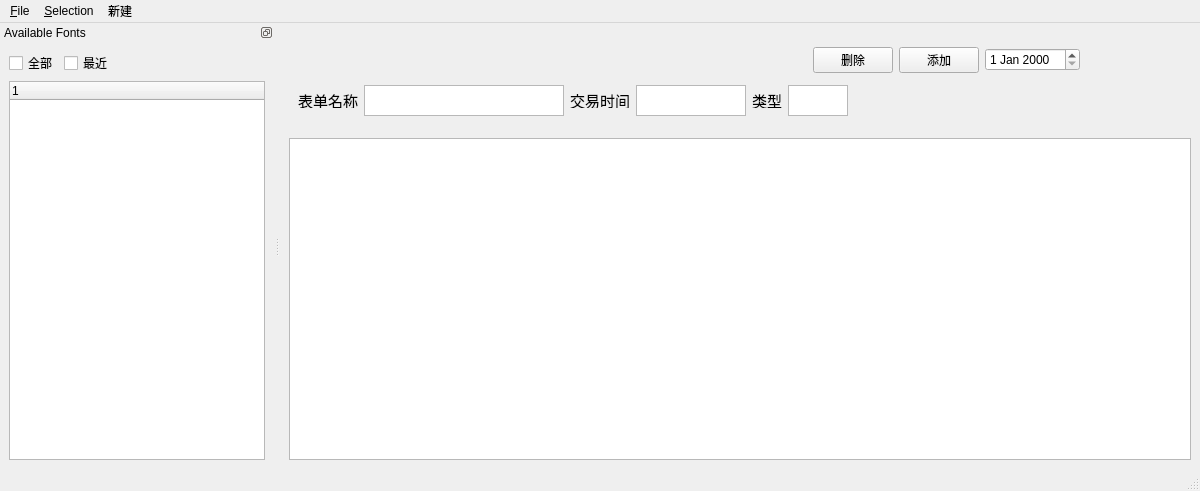
<?xml version="1.0" encoding="UTF-8"?>
<ui version="4.0">
 <class>MainWindowBase</class>
 <widget class="QMainWindow" name="MainWindowBase">
  <property name="geometry">
   <rect>
    <x>0</x>
    <y>0</y>
    <width>1200</width>
    <height>491</height>
   </rect>
  </property>
  <property name="windowTitle">
   <string>Font Sampler</string>
  </property>
  <widget class="QWidget" name="centralwidget">
   <layout class="QVBoxLayout" name="verticalLayout_3">
    <item>
     <widget class="QWidget" name="widget" native="true">
      <property name="maximumSize">
       <size>
        <width>800</width>
        <height>100</height>
       </size>
      </property>
      <layout class="QVBoxLayout" name="verticalLayout">
       <item>
        <layout class="QHBoxLayout" name="horizontalLayout">
         <item>
          <spacer name="horizontalSpacer_3">
           <property name="orientation">
            <enum>Qt::Horizontal</enum>
           </property>
           <property name="sizeHint" stdset="0">
            <size>
             <width>40</width>
             <height>20</height>
            </size>
           </property>
          </spacer>
         </item>
         <item>
          <widget class="QPushButton" name="buttonDel">
           <property name="text">
            <string>删除</string>
           </property>
          </widget>
         </item>
         <item>
          <widget class="QPushButton" name="buttonAdd">
           <property name="text">
            <string>添加</string>
           </property>
          </widget>
         </item>
         <item>
          <widget class="QDateEdit" name="dateEdit"/>
         </item>
        </layout>
       </item>
       <item>
        <layout class="QHBoxLayout" name="horizontalLayout_2">
         <item>
          <widget class="QLabel" name="label_2">
           <property name="maximumSize">
            <size>
             <width>70</width>
             <height>16</height>
            </size>
           </property>
           <property name="font">
            <font>
             <pointsize>11</pointsize>
            </font>
           </property>
           <property name="text">
            <string>表单名称</string>
           </property>
          </widget>
         </item>
         <item>
          <widget class="QTextEdit" name="textEditName">
           <property name="maximumSize">
            <size>
             <width>200</width>
             <height>31</height>
            </size>
           </property>
           <property name="font">
            <font>
             <pointsize>11</pointsize>
            </font>
           </property>
          </widget>
         </item>
         <item>
          <widget class="QLabel" name="label">
           <property name="maximumSize">
            <size>
             <width>70</width>
             <height>16</height>
            </size>
           </property>
           <property name="font">
            <font>
             <pointsize>11</pointsize>
            </font>
           </property>
           <property name="text">
            <string>交易时间</string>
           </property>
          </widget>
         </item>
         <item>
          <widget class="QTextEdit" name="textEditTime">
           <property name="maximumSize">
            <size>
             <width>110</width>
             <height>31</height>
            </size>
           </property>
           <property name="font">
            <font>
             <pointsize>11</pointsize>
            </font>
           </property>
          </widget>
         </item>
         <item>
          <widget class="QLabel" name="label_3">
           <property name="maximumSize">
            <size>
             <width>40</width>
             <height>16</height>
            </size>
           </property>
           <property name="font">
            <font>
             <pointsize>11</pointsize>
            </font>
           </property>
           <property name="text">
            <string>类型</string>
           </property>
          </widget>
         </item>
         <item>
          <widget class="QTextEdit" name="textEditType">
           <property name="maximumSize">
            <size>
             <width>60</width>
             <height>31</height>
            </size>
           </property>
           <property name="font">
            <font>
             <pointsize>11</pointsize>
            </font>
           </property>
          </widget>
         </item>
         <item>
          <spacer name="horizontalSpacer_4">
           <property name="orientation">
            <enum>Qt::Horizontal</enum>
           </property>
           <property name="sizeHint" stdset="0">
            <size>
             <width>40</width>
             <height>20</height>
            </size>
           </property>
          </spacer>
         </item>
        </layout>
       </item>
      </layout>
     </widget>
    </item>
    <item>
     <widget class="QTableWidget" name="tableWidget"/>
    </item>
   </layout>
  </widget>
  <widget class="QStatusBar" name="statusbar"/>
  <widget class="QDockWidget" name="dockWidget">
   <property name="features">
    <set>QDockWidget::DockWidgetFloatable|QDockWidget::DockWidgetMovable</set>
   </property>
   <property name="windowTitle">
    <string>Available Fonts</string>
   </property>
   <attribute name="dockWidgetArea">
    <number>1</number>
   </attribute>
   <widget class="QWidget" name="dockWidgetContents">
    <layout class="QVBoxLayout" name="verticalLayout_2">
     <item>
      <layout class="QHBoxLayout" name="horizontalLayout_3">
       <item>
        <widget class="QCheckBox" name="checkBoxAll">
         <property name="text">
          <string>全部</string>
         </property>
        </widget>
       </item>
       <item>
        <widget class="QCheckBox" name="checkBoxRrecently">
         <property name="text">
          <string>最近</string>
         </property>
        </widget>
       </item>
       <item>
        <spacer name="horizontalSpacer">
         <property name="orientation">
          <enum>Qt::Horizontal</enum>
         </property>
         <property name="sizeHint" stdset="0">
          <size>
           <width>40</width>
           <height>20</height>
          </size>
         </property>
        </spacer>
       </item>
      </layout>
     </item>
     <item>
      <widget class="QTreeWidget" name="fontTree">
       <property name="enabled">
        <bool>true</bool>
       </property>
       <property name="selectionMode">
        <enum>QAbstractItemView::ExtendedSelection</enum>
       </property>
       <attribute name="headerStretchLastSection">
        <bool>true</bool>
       </attribute>
       <column>
        <property name="text">
         <string notr="true">1</string>
        </property>
       </column>
      </widget>
     </item>
    </layout>
   </widget>
  </widget>
  <widget class="QMenuBar" name="menubar">
   <property name="geometry">
    <rect>
     <x>0</x>
     <y>0</y>
     <width>1200</width>
     <height>26</height>
    </rect>
   </property>
   <widget class="QMenu" name="menu_Selection">
    <property name="title">
     <string>&amp;Selection</string>
    </property>
    <addaction name="markAction"/>
    <addaction name="unmarkAction"/>
    <addaction name="clearAction"/>
   </widget>
   <widget class="QMenu" name="menu_File">
    <property name="title">
     <string>&amp;File</string>
    </property>
    <addaction name="printPreviewAction"/>
    <addaction name="printAction"/>
    <addaction name="quitAction"/>
   </widget>
   <widget class="QMenu" name="menuNewTable">
    <property name="title">
     <string>新建</string>
    </property>
    <addaction name="actionNewTable"/>
   </widget>
   <addaction name="menu_File"/>
   <addaction name="menu_Selection"/>
   <addaction name="menuNewTable"/>
  </widget>
  <action name="printAction">
   <property name="enabled">
    <bool>false</bool>
   </property>
   <property name="text">
    <string>&amp;Print...</string>
   </property>
   <property name="shortcut">
    <string>Ctrl+P</string>
   </property>
  </action>
  <action name="quitAction">
   <property name="text">
    <string>E&amp;xit</string>
   </property>
   <property name="shortcut">
    <string>Ctrl+Q</string>
   </property>
  </action>
  <action name="markAction">
   <property name="text">
    <string>&amp;Mark</string>
   </property>
   <property name="shortcut">
    <string>Ctrl+M</string>
   </property>
  </action>
  <action name="unmarkAction">
   <property name="text">
    <string>&amp;Unmark</string>
   </property>
   <property name="shortcut">
    <string>Ctrl+U</string>
   </property>
  </action>
  <action name="clearAction">
   <property name="text">
    <string>&amp;Clear</string>
   </property>
  </action>
  <action name="printPreviewAction">
   <property name="enabled">
    <bool>false</bool>
   </property>
   <property name="text">
    <string>Print Preview...</string>
   </property>
  </action>
  <action name="actionxinjian">
   <property name="text">
    <string>xinjian</string>
   </property>
  </action>
  <action name="actionxinjian_2">
   <property name="text">
    <string>xinjian</string>
   </property>
  </action>
  <action name="actionxinjian_3">
   <property name="text">
    <string>xinjian</string>
   </property>
  </action>
  <action name="actionNewTable">
   <property name="text">
    <string>新建</string>
   </property>
  </action>
 </widget>
 <resources/>
 <connections/>
</ui>
